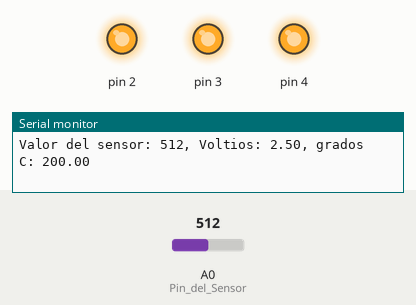
This sketch was run on a simulated Arduino Uno, built with avr-gcc and run on an emulated ATmega328P. Shown: output pins drawn as LEDs (lit = HIGH), the last lines printed to the serial monitor. Inputs (shaded band) come from the test bench; at power-on: A0 (Pin_del_Sensor) = 512.

Above: at 1.8 s.
1.9 s: A0 (Pin_del_Sensor) set to 144
3.4 s: A0 (Pin_del_Sensor) set to 134
At 4.4 s:
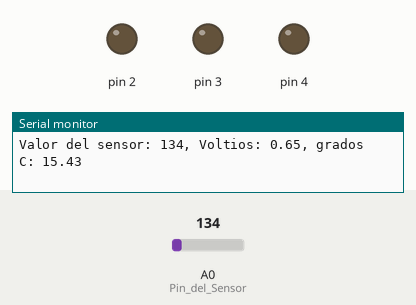
5.5 s: A0 (Pin_del_Sensor) set to 306
At 7.2 s:
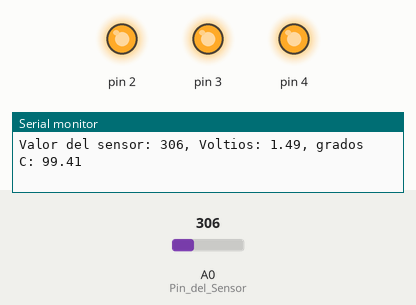
7.5 s: A0 (Pin_del_Sensor) set to 122
At 8.9 s:
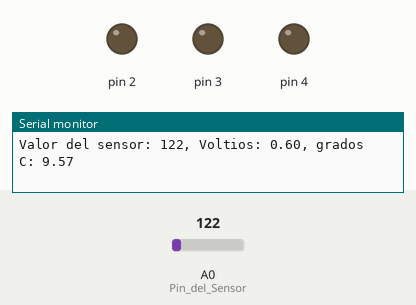
Timing chart, 0 to 10.5 s (numbered marks = the images above; inputs shaded):
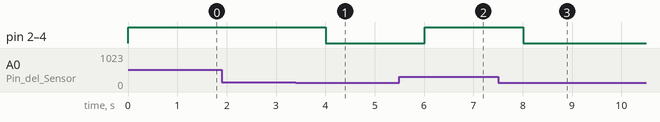

The sketch:

ej_3_medidor_de_enamoramiento_1.ino
```cpp
const int Pin_del_Sensor = A0;
const float Temperatura_de_Referencia = 20.0;

void setup()
{
  Serial.begin(9600); // abrir el puerto serie
  for(int NumeroPin=2; NumeroPin<5; NumeroPin ++)
  {
    pinMode(NumeroPin, OUTPUT);
    digitalWrite(NumeroPin, LOW);
  }
}

void loop()
{
  int Valor_del_Sensor = analogRead(Pin_del_Sensor);
  Serial.print("Valor del sensor: ");
  Serial.print(Valor_del_Sensor);


  float Tension = (Valor_del_Sensor/1024.0) * 5.0;
  Serial.print(", Voltios: ");
  Serial.print(Tension);

  float Temperatura = (Tension - 0.5) * 100;
  Serial.print(", grados C: ");
  Serial.println(Temperatura);

  if(Temperatura < Temperatura_de_Referencia)
  {
    digitalWrite(2, LOW);
    digitalWrite(3, LOW);
    digitalWrite(4, LOW);
  }
  else if (Temperatura >= Temperatura_de_Referencia + 2 && Temperatura < Temperatura_de_Referencia + 4)
  {
    digitalWrite(2, HIGH);
    digitalWrite(3, LOW);
    digitalWrite(4, LOW);
  }
  else if (Temperatura >= Temperatura_de_Referencia + 4 && Temperatura < Temperatura_de_Referencia + 6)
  {
    digitalWrite(2, HIGH);
    digitalWrite(3, HIGH);
    digitalWrite(4, LOW);
  }
  else if (Temperatura >= Temperatura_de_Referencia +6)
  {
    digitalWrite(2, HIGH);
    digitalWrite(3, HIGH);
    digitalWrite(4, HIGH);
  }
  delay(1000);
}
```

Measured:
- the behaviour switches between 144 and 143 on A0 (Pin_del_Sensor) (found by bisection; images 0 and 1)
- after the input at 3.4 s, pin 2–4: HIGH → LOW after 0.61 s
- after the input at 5.5 s, pin 2–4: LOW → HIGH after 0.51 s
- after the input at 7.5 s, pin 2–4: HIGH → LOW after 0.51 s
